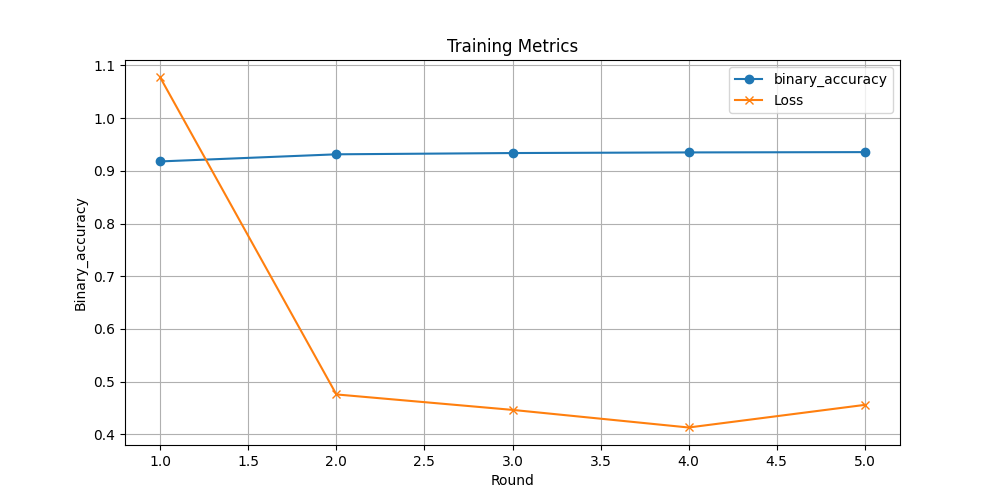

Source code (Python):
import matplotlib.pyplot as plt
import os

# Loss data
loss_data = {
    1: 1.0768674612045288,
    2: 0.4758925139904022,
    3: 0.4465745687484741,
    4: 0.4131815731525421,
    5: 0.45606303215026855
}

# Metric data
metric_data = {
    'binary_accuracy': [(1, 0.9177184303601583),
                        (2, 0.9312178293863932),
                        (3, 0.9336150685946146),
                        (4, 0.9348013202349345),
                        (5, 0.9353773395220438)],
    'loss': [(1, 0.20411745210488638),
             (2, 0.17187572022279105),
             (3, 0.1600524882475535),
             (4, 0.15115996698538461),
             (5, 0.14681994915008545)]
}

# Extracting metrics for plotting
metric_name = 'binary_accuracy'
rounds, values = zip(*metric_data[metric_name])

# Plotting
plt.figure(figsize=(10, 5))
plt.plot(rounds, values, marker='o', label=metric_name)
plt.plot(loss_data.keys(), loss_data.values(), marker='x', label='Loss')
plt.title('Training Metrics')
plt.xlabel('Round')
plt.ylabel(metric_name.capitalize())
plt.legend()
plt.grid(True)

# Save the plot
save_path = r"D:\Users\HP\Downloads\Test1\fl-ids-main (1)\fl-ids-main\plot.png"
plt.savefig(save_path)

plt.show()
